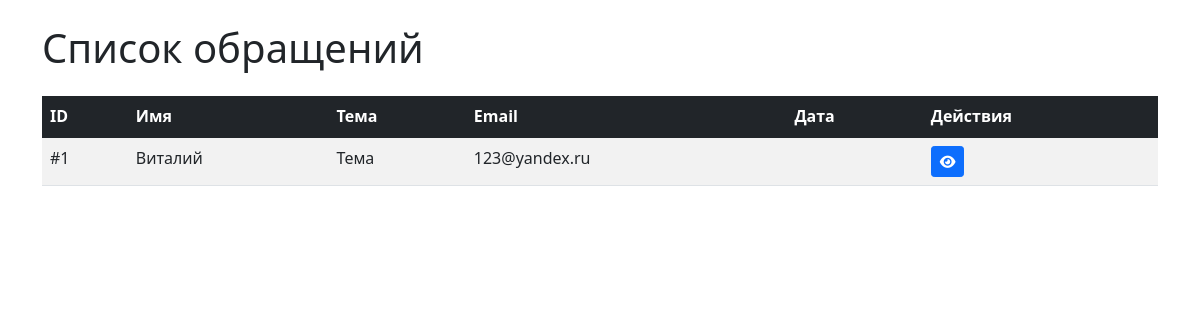
The app's page /contact/list/, older data.
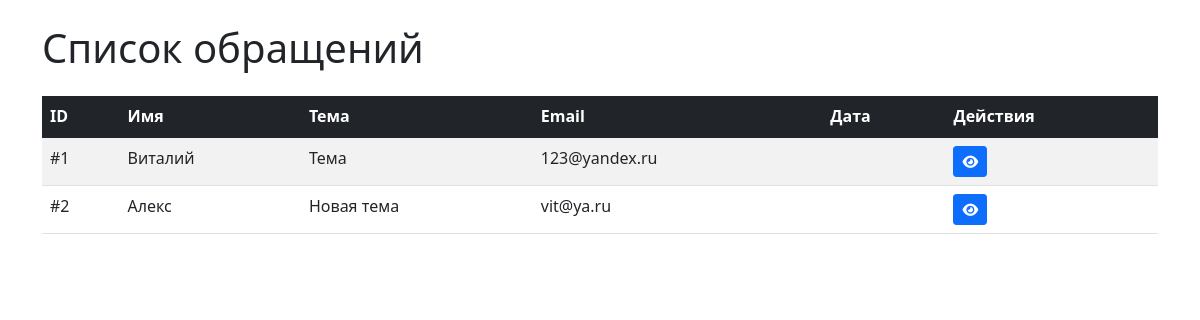
The same page, newer data.
### contact/models.py (models this page shows, shortened)
class Feedback(models.Model):
    name = models.CharField(
        max_length=100,
        verbose_name='Имя'
    )
    subject = models.CharField(
        max_length=200,
        verbose_name='Тема'
    )
    email = models.EmailField(
        max_length=254,
        verbose_name='Email'
    )
    message = models.TextField(
        verbose_name='Сообщение'
    )
    class Meta:
        verbose_name = 'Обратная связь'
        verbose_name_plural = 'Обратная связь'

### contact/views.py (the view)
# urls.py: path('list/', views.feedback_list, name='list'),
def feedback_list(request):
    feedbacks = Feedback.objects.all()
    paginator = Paginator(feedbacks, 10)
    page_number = request.GET.get('page')
    page_obj = paginator.get_page(page_number)
    return render(request, 'contact/feedback_list.html', {
        'page_obj': page_obj,
        'title': 'Список обращений'
    })

### contact/templates/contact/feedback_list.html (shortened to what this page needs)
<!DOCTYPE html>
<html lang="ru">
<head>
    <link href="https://cdn.jsdelivr.net/npm/bootstrap@5.1.3/dist/css/bootstrap.min.css" rel="stylesheet">
    <link rel="stylesheet" href="https://cdnjs.cloudflare.com/ajax/libs/font-awesome/6.0.0/css/all.min.css">
</head>
<body>
    <div class="container py-4">
        <h1 class="mb-4">{{ title }}</h1>
        <div class="table-responsive">
            <table class="table table-striped table-hover">
                <thead class="table-dark">
                    <tr>
                        <th>ID</th>
                        <th>Имя</th>
                        <th>Тема</th>
                        <th>Email</th>
                        <th>Дата</th>
                        <th>Действия</th>
                    </tr>
                </thead>
                <tbody>
                    {% for feedback in page_obj %}
                        <tr>
                            <td>#{{ feedback.id }}</td>
                            <td>{{ feedback.name }}</td>
                            <td>{{ feedback.subject }}</td>
                            <td>{{ feedback.email }}</td>
                            <td>{{ feedback.created_at|date:"d.m.Y H:i" }}</td>
                            <td>
                                <a href="{% url 'contact:detail' feedback.id %}" class="btn btn-sm btn-primary">
                                    <i class="fas fa-eye"></i>
                                </a>
                            </td>
                        </tr>
                    {% empty %}
                        <tr>
                            <td colspan="6" class="text-center">Нет обращений</td>
                        </tr>
                    {% endfor %}
                </tbody>
            </table>
        </div>

Row changes from the older to the newer data that the page shows:
added Feedback: id "2", name "Алекс", subject "Новая тема", email "vit@ya.ru"
